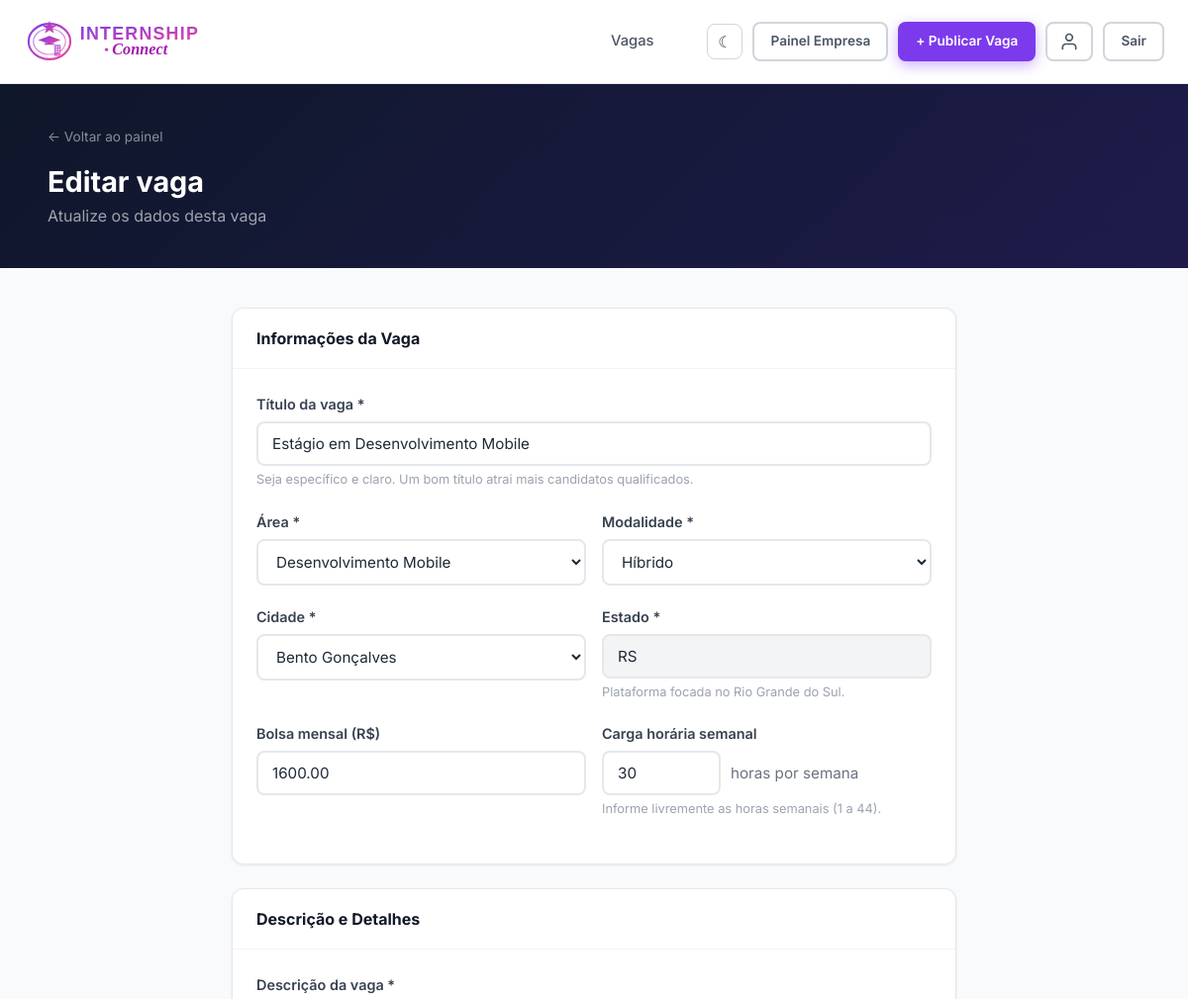
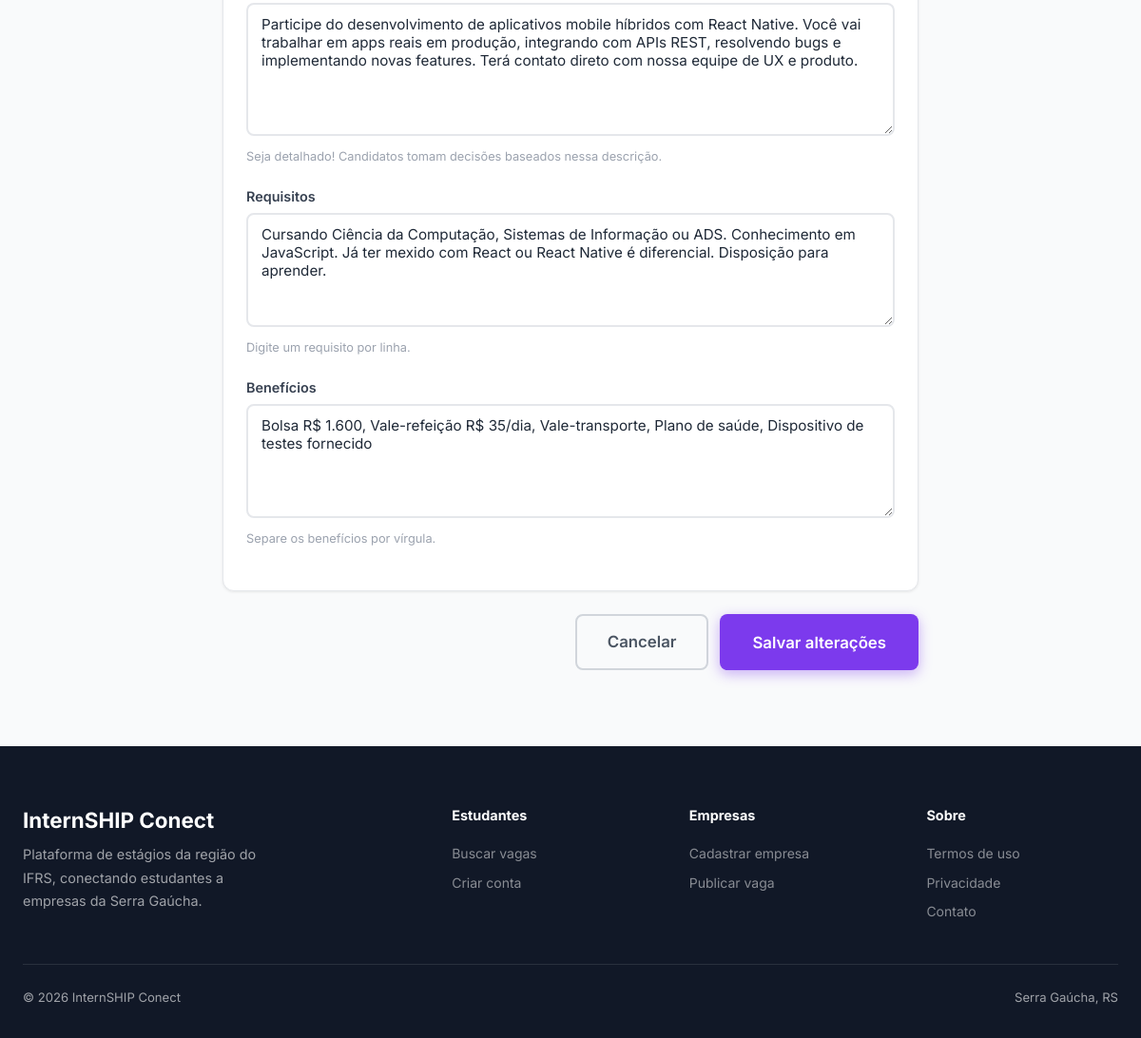
Page /empresa/publicar.php?id=2 (signed in) on the committed database (2 pictures, top to bottom).
### tables this page shows
CREATE TABLE IF NOT EXISTS vagas (
    id INT AUTO_INCREMENT PRIMARY KEY,
    empresa_id INT NOT NULL,
    titulo VARCHAR(200) NOT NULL,
    descricao TEXT NOT NULL,
    requisitos TEXT,
    beneficios TEXT,
    area VARCHAR(100),
    cidade VARCHAR(100),
    estado CHAR(2),
    modalidade ENUM('presencial','remoto','hibrido') DEFAULT 'presencial',
    bolsa DECIMAL(10,2),
    carga_horaria INT,
    ativa TINYINT(1) DEFAULT 1,
    restrita TINYINT(1) DEFAULT 0,
    motivo_restricao VARCHAR(255) DEFAULT NULL,
    destaque TINYINT(1) DEFAULT 0,
    views INT DEFAULT 0,
    criado_em TIMESTAMP DEFAULT CURRENT_TIMESTAMP,
    FOREIGN KEY (empresa_id) REFERENCES empresas(id) ON DELETE CASCADE
);

### empresa/publicar.php (the view, shortened to what this page needs)
<?php
$db = getDB();
$empresaId = $_SESSION['perfil_id'];
$vagaId = isset($_GET['id']) ? (int)$_GET['id'] : 0;
$vagaExistente = null;
if ($vagaId) {
    $stmt = $db->prepare("SELECT * FROM vagas WHERE id = ? AND empresa_id = ?");
    $stmt->execute([$vagaId, $empresaId]);
    $vagaExistente = $stmt->fetch();
}
$ehEdicao = (bool)$vagaExistente;
$val = function($campo, $padrao = '') use ($vagaExistente) {
    if (isset($_POST[$campo])) return $_POST[$campo];
    if ($vagaExistente && isset($vagaExistente[$campo])) return $vagaExistente[$campo];
    return $padrao;
};
include __DIR__ . '/../includes/header.php';
?>
<div style="background:linear-gradient(135deg,#0F172A,#1E1B4B);padding:40px 24px;">
  <div class="container">
    <a href="/teste/dashboard/empresa.php" style="color:rgba(255,255,255,.5);font-size:.85rem;display:inline-flex;align-items:center;gap:6px;margin-bottom:16px;">
      ← Voltar ao painel
    </a>
    <h1 style="color:#fff;font-size:1.8rem;"><?= $ehEdicao ? 'Editar vaga' : 'Publicar nova vaga' ?></h1>
    <p style="color:rgba(255,255,255,.6);margin-top:4px;">
      <?= $ehEdicao ? 'Atualize os dados desta vaga' : 'Encontre o estagiário ideal para sua equipe' ?>
    </p>
  </div>
</div>
<div class="publish-wrap">
  <form method="POST">
    <div class="card mb-6">
      <div class="card-header"><h3>Informações da Vaga</h3></div>
      <div class="card-body">
        <div class="form-group">
          <label class="form-label">Título da vaga *</label>
          <input type="text" name="titulo" class="form-control" placeholder="Ex: Estágio em Desenvolvimento Web" required value="<?= htmlspecialchars($val('titulo')) ?>">
          <div class="form-hint">Seja específico e claro. Um bom título atrai mais candidatos qualificados.</div>
        </div>
        <div class="form-row">
          <div class="form-group">
            <label class="form-label">Área *</label>
            <select name="area" class="form-control" required>
              <?php foreach (['Desenvolvimento Web','Desenvolvimento Mobile','Data Science','Machine Learning','UX/UI Design','Marketing Digital','Produto','Administração','Finanças','RH','Jurídico','Comunicação','Engenharia','Outro'] as $a): ?>
                <option value="<?= $a ?>" <?= $val('area') === $a ? 'selected' : '' ?>><?= $a ?></option>
              <?php endforeach; ?>
            </select>
          </div>
          <div class="form-group">
            <label class="form-label">Modalidade *</label>
            <select name="modalidade" class="form-control" required>
              <?php $mAtual = $val('modalidade', 'presencial'); ?>
              <option value="hibrido"    <?= $mAtual === 'hibrido'    ? 'selected' : '' ?>>Híbrido</option>
            </select>
          </div>
        </div>
        <div class="form-row">
          <div class="form-group">
            <label class="form-label">Cidade *</label>
            <select name="cidade" class="form-control" required>
              <optgroup label="Destaque">
                <?php foreach (['Bento Gonçalves','Carlos Barbosa','Garibaldi'] as $c): ?>
                  <option value="<?= htmlspecialchars($c) ?>" <?= $val('cidade') === $c ? 'selected' : '' ?> style="color:#7C3AED;font-weight:600;"><?= htmlspecialchars($c) ?></option>
                <?php endforeach; ?>
              </optgroup>
            </select>
          </div>
          <div class="form-group">
            <label class="form-label">Estado *</label>
            <input type="text" name="estado" class="form-control" value="RS" readonly style="background:var(--gray-100);cursor:not-allowed;">
            <div class="form-hint">Plataforma focada no Rio Grande do Sul.</div>
          </div>
        </div>
        <div class="form-row">
          <div class="form-group">
            <label class="form-label">Bolsa mensal (R$)</label>
            <input type="number" name="bolsa" class="form-control" placeholder="1500" min="0" step="1" value="<?= htmlspecialchars($val('bolsa')) ?>">
          </div>
          <div class="form-group">
            <label class="form-label">Carga horária semanal</label>
            <?php $cAtual = (int)$val('carga_horaria', 30); ?>
            <div style="display:flex;align-items:center;gap:10px;">
              <input type="number" name="carga_horaria" class="form-control"
                     min="1" max="44" step="1" value="<?= $cAtual ?>" placeholder="Ex.: 20"
                     style="max-width:120px;" required>
              <span style="color:var(--gray-500);font-size:.95rem;white-space:nowrap;">horas por semana</span>
            </div>
            <div class="form-hint">Informe livremente as horas semanais (1 a 44).</div>
          </div>
        </div>
      </div>
    </div>
    <div class="card mb-6">
      <div class="card-header"><h3>Descrição e Detalhes</h3></div>
      <div class="card-body">
        <div class="form-group">
          <label class="form-label">Descrição da vaga *</label>
          <textarea name="descricao" class="form-control" rows="6" required placeholder="Descreva as responsabilidades, atividades e o que o estagiário vai aprender e fazer no dia a dia..."><?= htmlspecialchars($val('descricao')) ?></textarea>
          <div class="form-hint">Seja detalhado! Candidatos tomam decisões baseados nessa descrição.</div>
        </div>
        <div class="form-group">
          <label class="form-label">Requisitos</label>
          <textarea name="requisitos" class="form-control" rows="4" placeholder="Um requisito por linha:
Cursando Ciência da Computação ou áreas relacionadas
Conhecimento básico em Python
Inglês intermediário"><?= htmlspecialchars($val('requisitos')) ?></textarea>
          <div class="form-hint">Digite um requisito por linha.</div>
        </div>
        <div class="form-group">
          <label class="form-label">Benefícios</label>
          <textarea name="beneficios" class="form-control" rows="3" placeholder="Vale-refeição R$ 35/dia, Vale-transporte, Plano de saúde, Seguro de vida"><?= htmlspecialchars($val('beneficios')) ?></textarea>
          <div class="form-hint">Separe os benefícios por vírgula.</div>
        </div>
      </div>
    </div>
    <div style="display:flex;gap:12px;justify-content:flex-end;">
      <a href="/teste/dashboard/empresa.php" class="btn btn-ghost btn-lg">Cancelar</a>
      <button type="submit" class="btn btn-primary btn-lg">
        <?= $ehEdicao ? 'Salvar alterações' : 'Publicar vaga' ?>
      </button>
    </div>
  </form>
</div>
<?php include __DIR__ . '/../includes/footer.php'; ?>

### assets/css/style.css (style rules this page uses)
:root { --primary: #7C3AED; --primary-light: #A78BFA; --primary-dark: #5B21B6; --secondary: #EC4899; --accent: #10B981; --accent-light: #D1FAE5; --warning: #F59E0B; --danger: #EF4444; --info: #3B82F6; --gray-50: #F9FAFB; --gray-100: #F3F4F6; --gray-200: #E5E7EB; --gray-300: #D1D5DB; --gray-400: #9CA3AF; --gray-500: #6B7280; --gray-600: #4B5563; --gray-700: #374151; --gray-800: #1F2937; --gray-900: #111827; --bg: #ffffff; --bg-soft: #F9FAFB; --surface: #ffffff; --text: #1F2937; --text-soft: #6B7280; --border: #E5E7EB; --navbar-bg: rgba(255,255,255,.92); --radius-sm: 8px; --radius: 12px; --radius-lg: 20px; --radius-xl: 32px; --shadow-sm: 0 1px 3px rgba(0,0,0,.08); --shadow: 0 4px 16px rgba(0,0,0,.10); --shadow-lg: 0 12px 40px rgba(0,0,0,.14); --shadow-xl: 0 24px 64px rgba(0,0,0,.18); --transition: .2s cubic-bezier(.4,0,.2,1); }
*, *::before, *::after { box-sizing: border-box; margin: 0; padding: 0; }
html { scroll-behavior: smooth; }
body { font-family: 'Inter', system-ui, -apple-system, sans-serif; background: var(--gray-50); color: var(--gray-800); line-height: 1.6; min-height: 100vh; }
h1,h2,h3,h4,h5,h6 { font-weight: 700; line-height: 1.25; color: var(--gray-900); }
h1 { font-size: clamp(2rem, 5vw, 3.5rem); }
h3 { font-size: 1.35rem; }
a { color: var(--primary); text-decoration: none; transition: color var(--transition); }
.container { max-width: 1200px; margin: 0 auto; padding: 0 24px; }
.btn { display: inline-flex; align-items: center; gap: 8px; padding: 11px 24px; border-radius: var(--radius-sm); font-size: .95rem; font-weight: 600; border: 2px solid transparent; cursor: pointer; transition: all var(--transition); white-space: nowrap; font-family: inherit; text-decoration: none; }
.btn-primary { background: var(--primary); color: #fff; box-shadow: 0 4px 14px rgba(124,58,237,.4); }
.btn-ghost { background: transparent; color: var(--gray-600); border-color: var(--gray-300); }
.btn-lg { padding: 14px 32px; font-size: 1.05rem; }
.form-group { margin-bottom: 20px; }
.form-label { display: block; font-weight: 600; font-size: .9rem; color: var(--gray-700); margin-bottom: 6px; }
.form-control { width: 100%; padding: 11px 14px; border-radius: var(--radius-sm); border: 2px solid var(--gray-200); background: #fff; font-size: .95rem; color: var(--gray-800); font-family: inherit; transition: border-color var(--transition), box-shadow var(--transition); }
.form-control::placeholder { color: var(--gray-400); }
textarea.form-control { resize: vertical; min-height: 120px; }
select.form-control { cursor: pointer; }
.form-row { display: grid; grid-template-columns: 1fr 1fr; gap: 16px; }
.form-hint { font-size: .8rem; color: var(--gray-400); margin-top: 4px; }
.card { background: #fff; border-radius: var(--radius); border: 1px solid var(--gray-200); box-shadow: var(--shadow-sm); }
.card-header { padding: 20px 24px; border-bottom: 1px solid var(--gray-100); display: flex; align-items: center; justify-content: space-between; }
.card-header h3 { font-size: 1rem; font-weight: 700; }
.card-body { padding: 24px; }
.publish-wrap { max-width: 780px; margin: 0 auto; padding: 40px 24px 80px; }
.mb-6 { margin-bottom: 24px; }

### rows in the picture
vagas: titulo "Estágio em Desenvolvimento Mobile", area "Desenvolvimento Mobile", modalidade "Híbrido", cidade "Bento Gonçalves", bolsa "1600.00", carga_horaria "30", descricao "Participe do desenvolvimento de aplicativos mobile híbridos com React Native. Você vai trabalhar em apps reais em produção, integrando com APIs REST, resolvendo bugs e implementando novas features. Terá contato direto com nossa equipe de UX e produto.", requisitos "Cursando Ciência da Computação, Sistemas de Informação ou ADS. Conhecimento em JavaScript. Já ter mexido com React ou React Native é diferencial. Disposição para aprender.", beneficios "Bolsa R$ 1.600, Vale-refeição R$ 35/dia, Vale-transporte, Plano de saúde, Dispositivo de testes fornecido"
